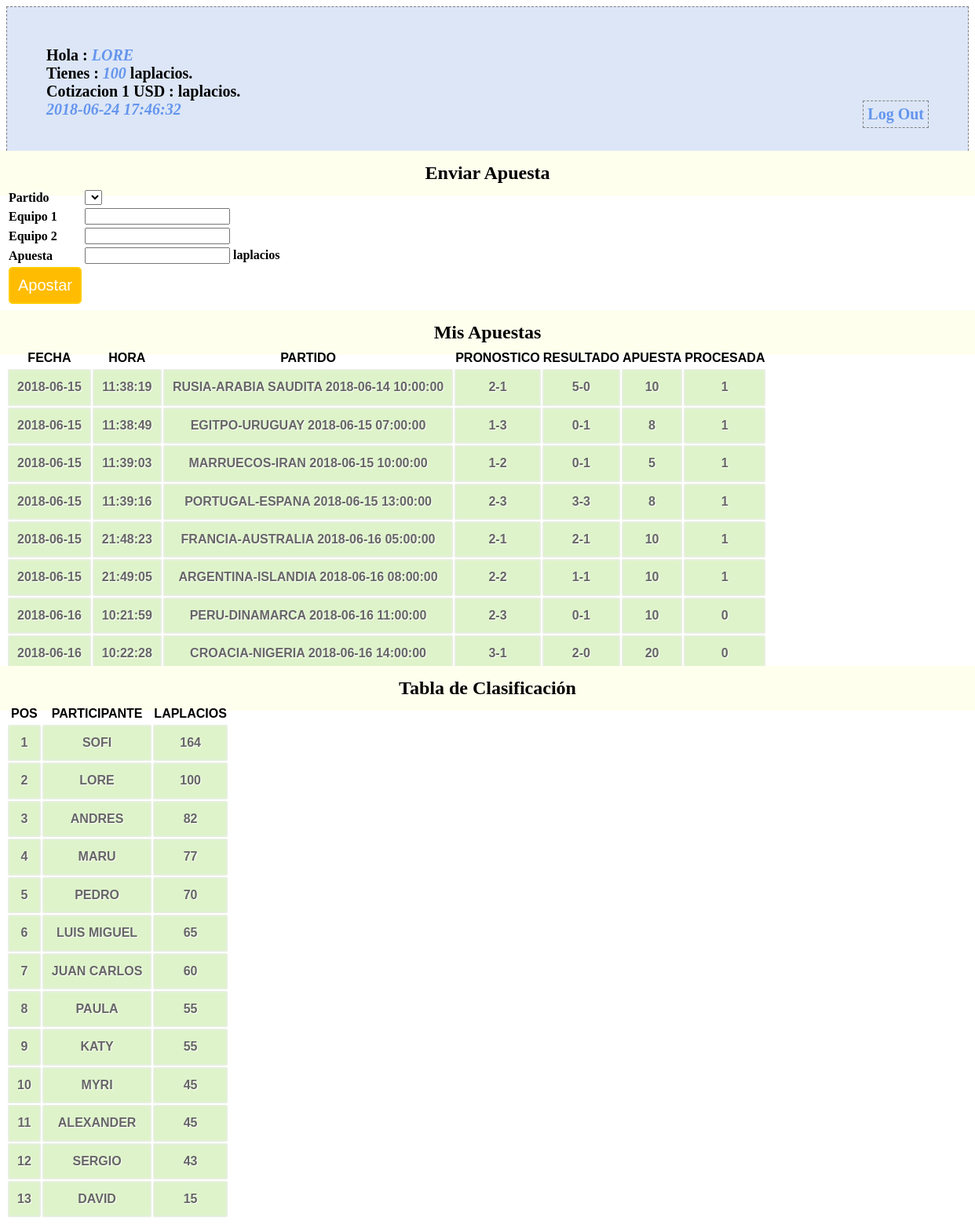
The page /profile.php (signed in) on the database its author committed.
### tables this page shows
CREATE TABLE `participantes` (
  `id_participante` bigint(20) unsigned NOT NULL AUTO_INCREMENT COMMENT 'id participante',
  `nombre` varchar(60) NOT NULL COMMENT 'nombre participante',
  `saldo` int(11) NOT NULL COMMENT 'valor del saldo',
  `passwd` varchar(10) NOT NULL,
  PRIMARY KEY (`id_participante`),
  UNIQUE KEY `id_participante` (`id_participante`)
);

CREATE TABLE `apuestas` (
  `id_apuesta` bigint(20) unsigned NOT NULL AUTO_INCREMENT,
  `id_participante` bigint(20) NOT NULL,
  `id_partido` bigint(20) NOT NULL,
  `apuesta_equipo_1` int(11) NOT NULL,
  `apuesta_equipo_2` int(11) NOT NULL,
  `apuesta_valor` int(11) NOT NULL,
  `apuesta_fecha` date NOT NULL,
  `apuesta_hora` time NOT NULL,
  `procesada` tinyint(1) DEFAULT NULL,
  PRIMARY KEY (`id_apuesta`),
  UNIQUE KEY `id_apuesta` (`id_apuesta`)
);

CREATE TABLE `partidos` (
  `id_partido` bigint(20) unsigned NOT NULL AUTO_INCREMENT,
  `equipo_1` varchar(50) NOT NULL,
  `equipo_2` varchar(50) NOT NULL,
  `fecha` date NOT NULL,
  `hora` time NOT NULL,
  `resultado_equipo_1` int(11) DEFAULT NULL,
  `resultado_equipo_2` int(11) DEFAULT NULL,
  `revisado` tinyint(1) DEFAULT NULL,
  PRIMARY KEY (`id_partido`),
  UNIQUE KEY `id_partido` (`id_partido`)
);

### conn.php (called while the page is built, shortened)
<?php
$connection = mysql_connect("localhost", "laplacios2018", "");
$user_check=$_SESSION['login_user'];
$ses_sql=mysql_query("select id_participante,nombre,saldo from participantes where nombre='$user_check'", $connection);
$row = mysql_fetch_assoc($ses_sql);
$login_session =$row['nombre'];
$login_id = $row['id_participante'];
$login_saldo = $row['saldo'];
?>

### session.php (called while the page is built, shortened)
<?php
require_once('conn.php');
$current_date = date('Y-m-d');
$current_time = date('H:i:s');
$bets_query=mysql_query("select * from apuestas where id_participante='$login_id'");
$leader_query= mysql_query("select nombre,saldo from participantes order by saldo desc");
?>

### profile.php (the view, shortened to what this page needs)
<?php
include('session.php');
?>
<!DOCTYPE html>
<html>
<head>
<link href="style.css" rel="stylesheet" type="text/css">
</head>
<body>
<div id="profile">
<b id="welcome">Hola : <i><?php echo $login_session;?></i></b><br/>
<b>Tienes : <i><?php echo $login_saldo;?></i> laplacios.</b><br/>
<b>Cotizacion 1 USD : <i><?php echo $total_banco_prev_row[4];?></i> laplacios.</b><br/>
<b><i><?php echo $current_date.' '.$current_time; ?></i>
<b id="logout"><a href="logout.php">Log Out</a></b>
</div>
<div>
  <h2>Enviar Apuesta</h2>
  <form id="form" name="form" method="post" action="">
  <table>
    <tr>
      <td>Partido</td>
      <td>
        <select name="id_partido">
          <?php
          echo "</select>";
          ?>
      </td>
    </tr>
    <tr>
      <td>Equipo 1</td>
      <td><input id="number" min="0" step="1" type="number" name="apuesta_equipo_1" /></td>
    </tr>
    <tr>
      <td>Equipo 2</td>
      <td><input id="number" min="0" step="1" type="number" name="apuesta_equipo_2" /></td>
    </tr>
    <tr>
      <td>Apuesta</td>
      <td><input id="number" min="0" step="1" type="number" name="apuesta_valor" /> laplacios</td>
    </tr>
    <tr>
      <td><input type="submit" name="submit" id="submit" value="Apostar" /></td>
    </tr>
  </table>
  </form>
</div>
<div class="">
  <h2>Mis Apuestas</h2>
  <table class="table1">
    <thead>
      <tr>
        <th>FECHA</th>
        <th>HORA</th>
        <th>PARTIDO</th>
        <th>PRONOSTICO</th>
        <th>RESULTADO</th>
        <th>APUESTA</th>
        <th>PROCESADA</th>
      </tr>
    </thead>
    <tbody>
    <?php
      while($bet = mysql_fetch_array($bets_query)){
        $g_query = mysql_query("select * from partidos where id_partido='$bet[2]'");
        $g_row = mysql_fetch_array($g_query);
        $match = $g_row[1].'-'.$g_row[2].' '.$g_row[3].' '.$g_row[4];
        $pron = $bet[3].'-'.$bet[4];
        $resultado = $g_row[5].'-'.$g_row[6];
        echo '<tr><td>'.$bet[6].'</td>'.'<td>'.$bet[7].'</td>'.'<td>'.$match.'</td>'.'<td>'.$pron.'</td><td>'.$resultado.'</td><td>'.$bet[5].'</td><td>'.$bet[8].'</td></tr>';
      }
    ?>
    </tbody>
  </table>
</div>
<div class="">
  <h2>Tabla de Clasificación</h2>
  <table class="table1">
    <thead>
      <tr>
        <th>POS</th>
        <th>PARTICIPANTE</th>
        <th>LAPLACIOS</th>
      </tr>
    </thead>
    <tbody>
      <?php
      $indice=1;
      while ($participant = mysql_fetch_array($leader_query)){
        echo '<tr><td>'.$indice.'</td><td>'.$participant[0].'</td><td>'.$participant[1].'</td></tr>';
        $indice = $indice+1;
      }
      ?>
    </tbody>
  </table>
</div>
</body>

### style.css (style rules this page uses)
h2 { background-color:#FEFFED; text-align:center; border-radius:10px 10px 0 0; margin:-10px -40px; padding:15px }
input[type=submit] { width:100%; background-color:#FFBC00; color:#fff; border:2px solid #FFCB00; padding:10px; font-size:20px; cursor:pointer; border-radius:5px; margin-bottom:15px }
#profile { padding:50px; border:1px dashed grey; font-size:20px; background-color:#DCE6F7 }
#logout { float:right; padding:5px; border:dashed 1px gray }
a { text-decoration:none; color:#6495ed }
i { color:#6495ed }
table.table1 { font-family: "Trebuchet MS", sans-serif; font-size: 16px; font-weight: bold; line-height: 1.4em; font-style: normal; border-collapse:separate; }
.table1 tbody td { padding:10px; text-align:center; background-color:#DEF3CA; border: 2px solid #E7EFE0; -moz-border-radius:2px; -webkit-border-radius:2px; border-radius:2px; color:#666; text-shadow:1px 1px 1px #fff; }

### rows shown on the page
participantes: nombre "LORE", saldo "100"
apuestas: apuesta_fecha "2018-06-15", apuesta_hora "11:38:19", id_partido.hora "RUSIA-ARABIA SAUDITA 2018-06-14 10:00:00", pron "2-1", id_partido.resultado_equipo_2 "5-0", apuesta_valor "10", procesada "1"
apuestas: apuesta_fecha "2018-06-15", apuesta_hora "11:38:49", id_partido.hora "EGITPO-URUGUAY 2018-06-15 07:00:00", pron "1-3", id_partido.resultado_equipo_2 "0-1", apuesta_valor "8", procesada "1"
apuestas: apuesta_fecha "2018-06-15", apuesta_hora "11:39:03", id_partido.hora "MARRUECOS-IRAN 2018-06-15 10:00:00", pron "1-2", id_partido.resultado_equipo_2 "0-1", apuesta_valor "5", procesada "1"
apuestas: apuesta_fecha "2018-06-15", apuesta_hora "11:39:16", id_partido.hora "PORTUGAL-ESPANA 2018-06-15 13:00:00", pron "2-3", id_partido.resultado_equipo_2 "3-3", apuesta_valor "8", procesada "1"
apuestas: apuesta_fecha "2018-06-15", apuesta_hora "21:48:23", id_partido.hora "FRANCIA-AUSTRALIA 2018-06-16 05:00:00", pron "2-1", id_partido.resultado_equipo_2 "2-1", apuesta_valor "10", procesada "1"
apuestas: apuesta_fecha "2018-06-15", apuesta_hora "21:49:05", id_partido.hora "ARGENTINA-ISLANDIA 2018-06-16 08:00:00", pron "2-2", id_partido.resultado_equipo_2 "1-1", apuesta_valor "10", procesada "1"
apuestas: apuesta_fecha "2018-06-16", apuesta_hora "10:21:59", id_partido.hora "PERU-DINAMARCA 2018-06-16 11:00:00", pron "2-3", id_partido.resultado_equipo_2 "0-1", apuesta_valor "10", procesada "0"
apuestas: apuesta_fecha "2018-06-16", apuesta_hora "10:22:28", id_partido.hora "CROACIA-NIGERIA 2018-06-16 14:00:00", pron "3-1", id_partido.resultado_equipo_2 "2-0", apuesta_valor "20", procesada "0"
participantes: nombre "SOFI", saldo "164"
participantes: nombre "ANDRES", saldo "82"
participantes: nombre "MARU", saldo "77"
participantes: nombre "PEDRO", saldo "70"
participantes: nombre "LUIS MIGUEL", saldo "65"
participantes: nombre "JUAN CARLOS", saldo "60"
participantes: nombre "PAULA", saldo "55"
participantes: nombre "KATY", saldo "55"
participantes: nombre "MYRI", saldo "45"
participantes: nombre "ALEXANDER", saldo "45"
participantes: nombre "SERGIO", saldo "43"
participantes: nombre "DAVID", saldo "15"

### other values the page prints
$current_date "2018-06-24"
$current_time "17:46:32"
